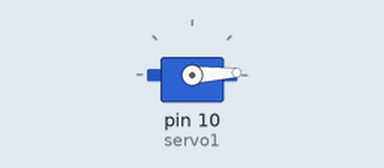
Recording of a sketch running on a simulated Arduino Uno, built with avr-gcc and run on an emulated ATmega328P. Parts: servo.

Above: at 0.05 s.
At 1.3 s:
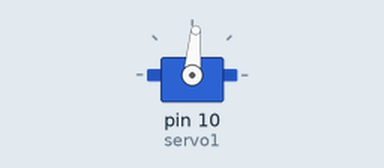
At 2.6 s:
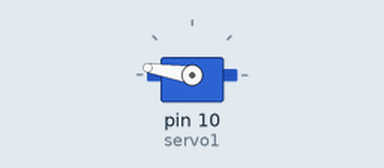
At 5.2 s:
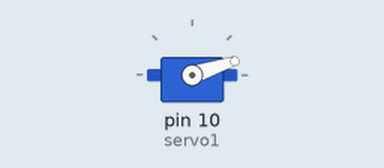
Timing chart, 0 to 7.1 s (numbered marks = the images above):
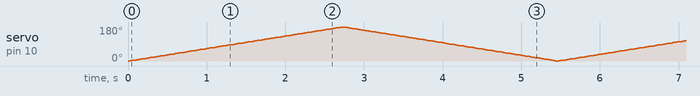

The sketch:

pengamatan-5.ino
```cpp
/*
  Mengakses pin 10 sebagai actuator DC servo
 */

#include <Servo.h>

Servo servo1;;
int pos = 0;

void setup() {
  servo1.attach(10);
}

void loop() {
  for(pos = 0; pos <= 180; pos += 1)
  {
    servo1.write(pos);
    delay(15);
  }
  for(pos = 180; pos >= 0; pos -= 1)
  {
    servo1.write(pos);
    delay(15);
  }
}
```
